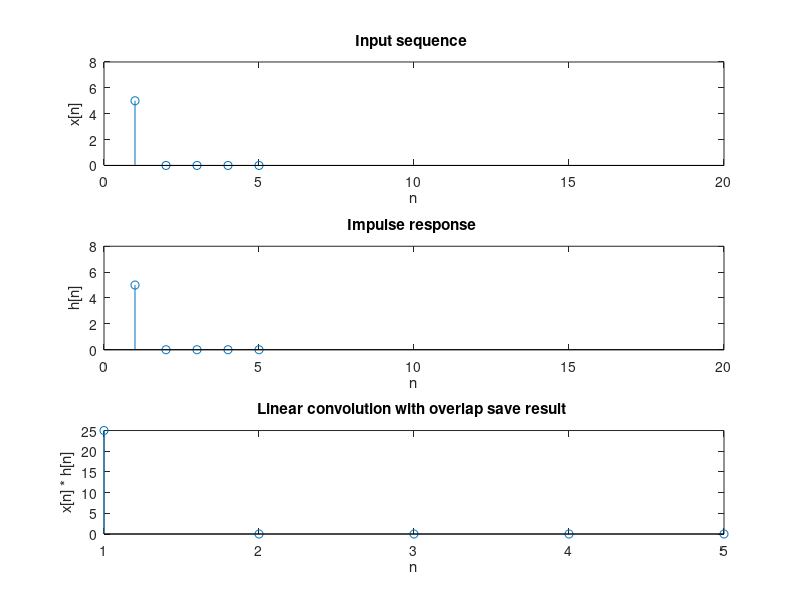

Recreate this plot in MATLAB. (Note: this script raises an error after producing the figure.)
clear all;
x=input('Enter the input sequence ');
h=input('Enter the impulse response ');
Ns=input('Enter the segmentation length ');
Nh=length(h);
x=[x zeros(1,Nh-1)];
Nx=length(x);
x=[zeros(1,Nh-1) x zeros(1,Ns-mod(Nx,Ns))];
h=[h zeros(1,Ns-1)];
H=fft(h);
M=(length(x)+1-Nh)/Ns;
j=1;
k=Ns+Nh-1;
res=0;
for i=1:M
    y=x(j:k);
    YH=fft(y).*H;
    yh=ifft(YH);
    res((i-1)*Ns+1:i*Ns)=yh(Nh:Nh+Ns-1);
    j=k-(Nh-2);
    k=j+(Ns+Nh-2);
end
res
subplot(311)
stem(x);
axis([0 20 0 8]);
title('Input sequence ');
xlabel('n');
ylabel('x[n]');

subplot(312)
stem(h);
axis([0 20 0 8]);
title('Impulse response ');
xlabel('n');
ylabel('h[n]');

subplot(313)
stem(res);
%axis([0 11 0 80]);
title('Linear convolution with overlap save result ');
xlabel('n');
ylabel('x[n] * h[n]');

gtext('Noufal P 13400043');
